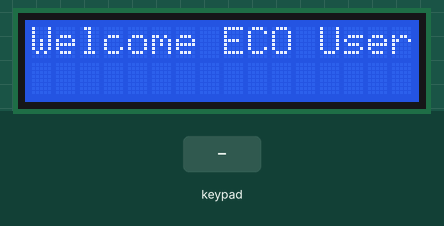
Simulated run of this sketch. Board: ESP32. On the bench: 16×2 character LCD. Inputs (shaded band) come from the test bench. WiFi joins after 1.5 s; servers stay silent unless stated; uploads are accepted with an empty reply; what the sketch prints to the serial monitor is not drawn.

Above: at 3.2 s.
3.3 s: keypad keys 2 7 1 4 1 2 1 3 A pressed 0.4 s apart
At 7.2 s:
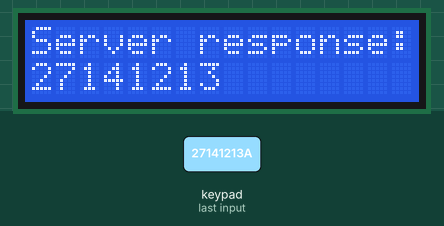
8.4 s: key 'C' pressed
11.4 s: key 'A' pressed
At 13.0 s:
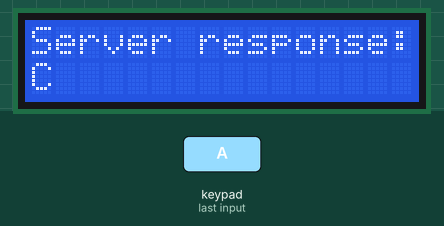
14.4 s: keypad keys 2 7 1 4 1 2 1 3 # pressed 0.4 s apart
At 19.4 s:
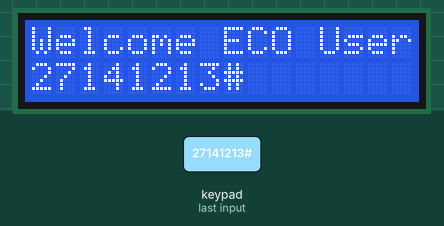
20.4 s: keypad keys 2 6 2 5 1 7 1 6 A pressed 0.4 s apart
At 24.6 s:
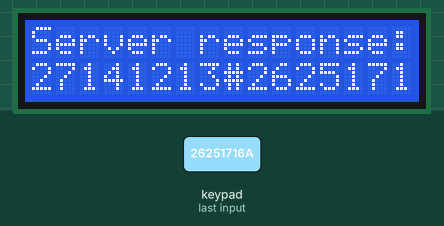
25.5 s: key '*' pressed
At 29.25 s:
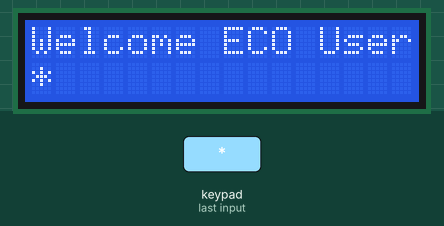
Timing chart, 0 to 29.5 s (numbered marks = the images above; inputs shaded):
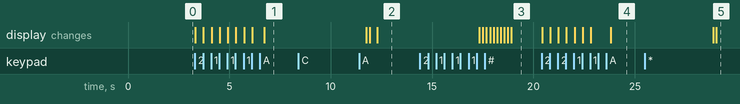

The sketch:

ECOKEYPAD.ino
```cpp
#include <Wire.h>
#include <Keypad.h>
#include <LiquidCrystal_I2C.h>
#include <WiFi.h>
#include <HTTPClient.h>
#include <ArduinoJson.h>

// LCD 설정
LiquidCrystal_I2C lcd(0x27, 16, 2);

// WiFi 설정
const char* ssid = "박지균의 iPhone";
const char* password = "qwertyuiop";
const char* serverName = "http://172.20.10.4:5000/fetch_name";

// 키패드 설정
const byte ROWS = 4;
const byte COLS = 4;
char keys[ROWS][COLS] = {
  {'1','2','3','A'},
  {'4','5','6','B'},
  {'7','8','9','C'},
  {'*','0','#','D'}
};
byte rowPins[ROWS] = {27, 14, 12, 13};
byte colPins[COLS] = {26, 25, 17, 16};
Keypad keypad = Keypad(makeKeymap(keys), rowPins, colPins, ROWS, COLS);

void setup() {
  Serial.begin(115200);

  // LCD 초기화
  lcd.init();
  lcd.backlight();

  // 시작 메시지 출력
  lcd.setCursor(0, 0);
  lcd.print("Welcome ECO Users");

  // Connect to Wi-Fi
  WiFi.begin(ssid, password);
  while (WiFi.status() != WL_CONNECTED) {
    delay(1000);
    Serial.println("Connecting to WiFi...");
  }
  Serial.println("Connected to WiFi");
}

void loop() {
  String inputStr = "";

  while (true) {
    char key = keypad.getKey();

    if (key != NO_KEY) {
      if (key == 'B') {
        inputStr = "";
      } else if (key == 'A') {
        Serial.println("Input Received: " + inputStr);
        sendDataToServer(inputStr);
        inputStr = "";
        printInputToLCD(inputStr);
      } else {
        inputStr += key;

        if (inputStr.length() > 16) {
          inputStr.remove(inputStr.length() - 1);
        }
      }

      printInputToLCD(inputStr);
      delay(100);
    }
  }
}

void printInputToLCD(String input) {
  lcd.setCursor(0, 1);
  lcd.print("                "); // Clear the row
  lcd.setCursor(0, 1);
  lcd.print(input);
}

void printInfoToLCD(const String& serverResponse) {
  DynamicJsonDocument doc(1024);
  deserializeJson(doc, serverResponse);

  if (!doc["error"].isNull()) {
    lcd.setCursor(0, 1);
    lcd.print("No data found   ");
  } else if (!doc["name"].isNull()) {
    String name = doc["name"].as<String>();
    String output = "Name: " + name;
    output += String(' ', 16 - output.length());
    lcd.setCursor(0, 1);
    lcd.print(output);
    delay(5000); // 5초간 출력 내용을 유지한 후 화면을 지웁
  } else {
    // 추가된 코드: 문제가 발생할 경우 더 많은 정보를 출력
    lcd.setCursor(0, 0);
    lcd.print("Server response:");
    lcd.setCursor(0, 1);
    lcd.print(serverResponse);
    delay(5000); // 5초간 출력 내용을 유지한 후 화면을 지웁
  }
  lcd.setCursor(0, 0);
  lcd.print("Welcome ECO Users");
  lcd.setCursor(0, 1);
  lcd.print("                ");
}


void sendDataToServer(String input) {
  if (WiFi.status() == WL_CONNECTED) {
    HTTPClient http;
    http.begin(serverName + String("?uid=") + input);
    int httpResponseCode = http.GET();

    if (httpResponseCode > 0) {
      String response = http.getString();
      Serial.println("Server response: " + response);
      printInfoToLCD(response);
    } else {
      Serial.println("Error in sending request: " + httpResponseCode);
    }

    http.end();
  } else {
    Serial.println("Error in WiFi connection");
  }
}
```

Measured:
- after the input at 3.3 s, the display: first changes at once (image 1 shows a later state)
- after the input at 8.4 s, every drawn part: stays the same
- after the input at 11.4 s, the display: first differs from a run without the input after 0.90 s (image 2)
- after the input at 14.4 s, the display: first differs from a run without the input after 3.1 s (image 3 shows a later state)
- after the input at 20.4 s, the display: first changes at once (image 4 shows a later state)
- after the input at 25.5 s, the display: first differs from a run without the input after 3.5 s (image 5)
